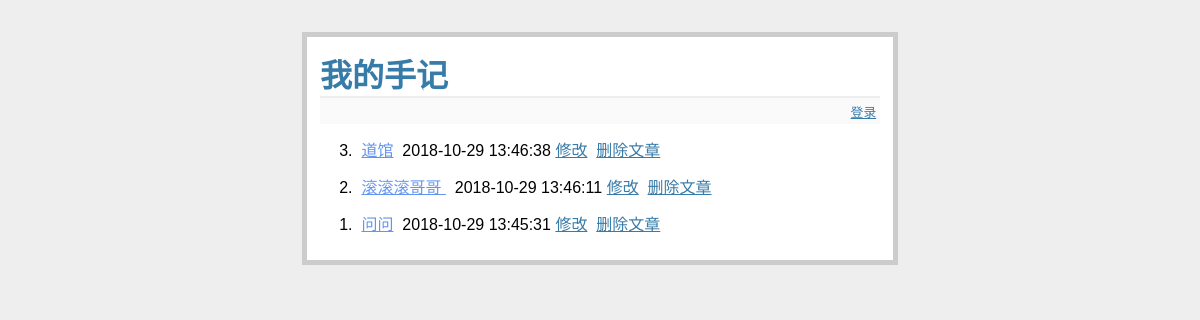
Before: / with the older database file.
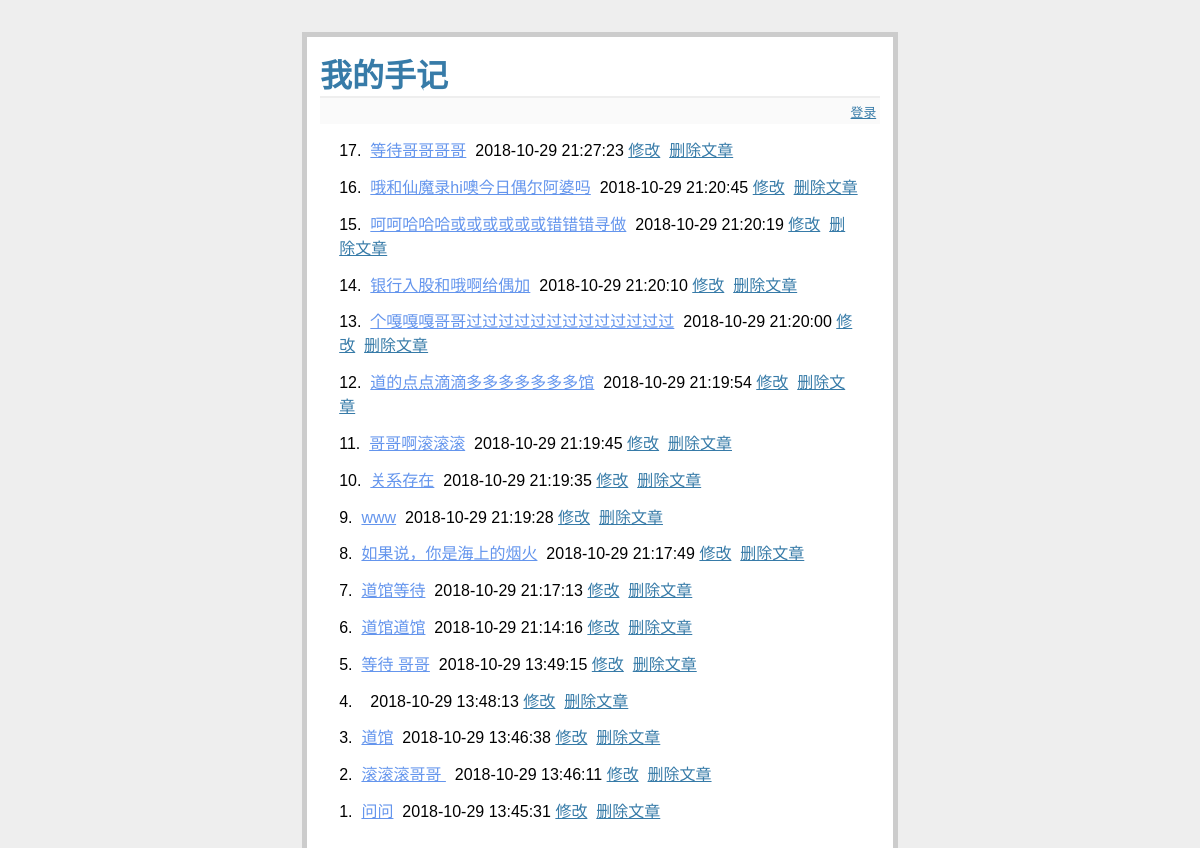
After: the same page with the newer database file.
### tables this page shows
CREATE TABLE entries(
  [id] integer primary key autoincrement,
  [title] string not null unique,
  [content] TEXT not null,
  [createtime] TimeStamp NOT NULL DEFAULT (datetime('now','localtime'))
);

### app.py (the view)
@app.route('/')
def show_entries():
    cur = g.db.execute("select id,title, createtime from entries order by id desc")
    entries = [dict(id=row[0],title=row[1],createtime=row[2]) for row in cur.fetchall()]
    return render_template("show_entries.html",entries=entries)

### app.py (called while the page is built)
def connect_db():
    return sqlite3.connect(DATABASE)

@app.before_request
def before_request():
    g.db = connect_db()

@app.after_request
def after_request(response):
    g.db.close()
    return response

### templates/show_entries.html (shortened to what this page needs)
{% extends "layout.html" %}
{% block body %}
    <ul class="entries">
        {% for entry in entries %}
<li>
{{ entry.id }}.&nbsp;
<a href="#" style="color:cornflowerblue;">{{ entry.title }}</a>&nbsp;&nbsp;{{ entry.createtime|safe}}&nbsp;<a href="#">修改</a>&nbsp;&nbsp;<a href="#">删除文章</a><br>
</li>
            {% else %}
            <li><em>你当前还没有创建过任何手记.</em></li>
        {% endfor %}
    </ul>
{% endblock %}

### templates/layout.html (shortened to what this page needs)
<!doctype html>
<link rel="stylesheet" type="text/css" href="{{ url_for('static',filename='style.css')}}">
<div class="page">
    <h1>我的手记</h1>
    <div class="metanav">
        {% if session.get('logined_in') %}
            <a href="{{ url_for('logout')}}">登出</a>
            <a href="{{ url_for('init') }}">清空记录</a>
            {% else %}
            <a href="{{ url_for('login')}}">登录</a>
        {% endif %}
    </div>
    {% block body %}
    {% endblock %}
</div>

### static/style.css (style rules this page uses)
a, h1, h2 { color: #377BA8; }
h1, h2 { font-family: 'Georgia', serif; margin: 0; }
h1 { border-bottom: 2px solid #eee; }
.page { margin: 2em auto; width: 35em; border: 5px solid #ccc; padding: 0.8em; background: white; }
.entries { list-style: none; margin: 0; padding: 0; }
.entries li { margin: 0.8em 1.2em; }
.metanav { text-align: right; font-size: 0.8em; padding: 0.3em; margin-bottom: 1em; background: #fafafa; }

Changed rows visible on the page:
added entries: id "17", title "等待哥哥哥哥", createtime "2018-10-29 21:27:23"
added entries: id "16", title "哦和仙魔录hi噢今日偶尔阿婆吗", createtime "2018-10-29 21:20:45"
added entries: id "15", title "呵呵哈哈哈或或或或或或错错错寻做", createtime "2018-10-29 21:20:19"
added entries: id "14", title "银行入股和哦啊给偶加", createtime "2018-10-29 21:20:10"
added entries: id "13", title "个嘎嘎嘎哥哥过过过过过过过过过过过过过", createtime "2018-10-29 21:20:00"
added entries: id "12", title "道的点点滴滴多多多多多多多馆", createtime "2018-10-29 21:19:54"
added entries: id "11", title "哥哥啊滚滚滚", createtime "2018-10-29 21:19:45"
added entries: id "10", title "关系存在", createtime "2018-10-29 21:19:35"
added entries: id "9", title "www", createtime "2018-10-29 21:19:28"
added entries: id "8", title "如果说，你是海上的烟火", createtime "2018-10-29 21:17:49"
added entries: id "7", title "道馆等待", createtime "2018-10-29 21:17:13"
added entries: id "6", title "道馆道馆", createtime "2018-10-29 21:14:16"
added entries: id "5", title "等待 哥哥", createtime "2018-10-29 13:49:15"
added entries: id "4", createtime "2018-10-29 13:48:13"
